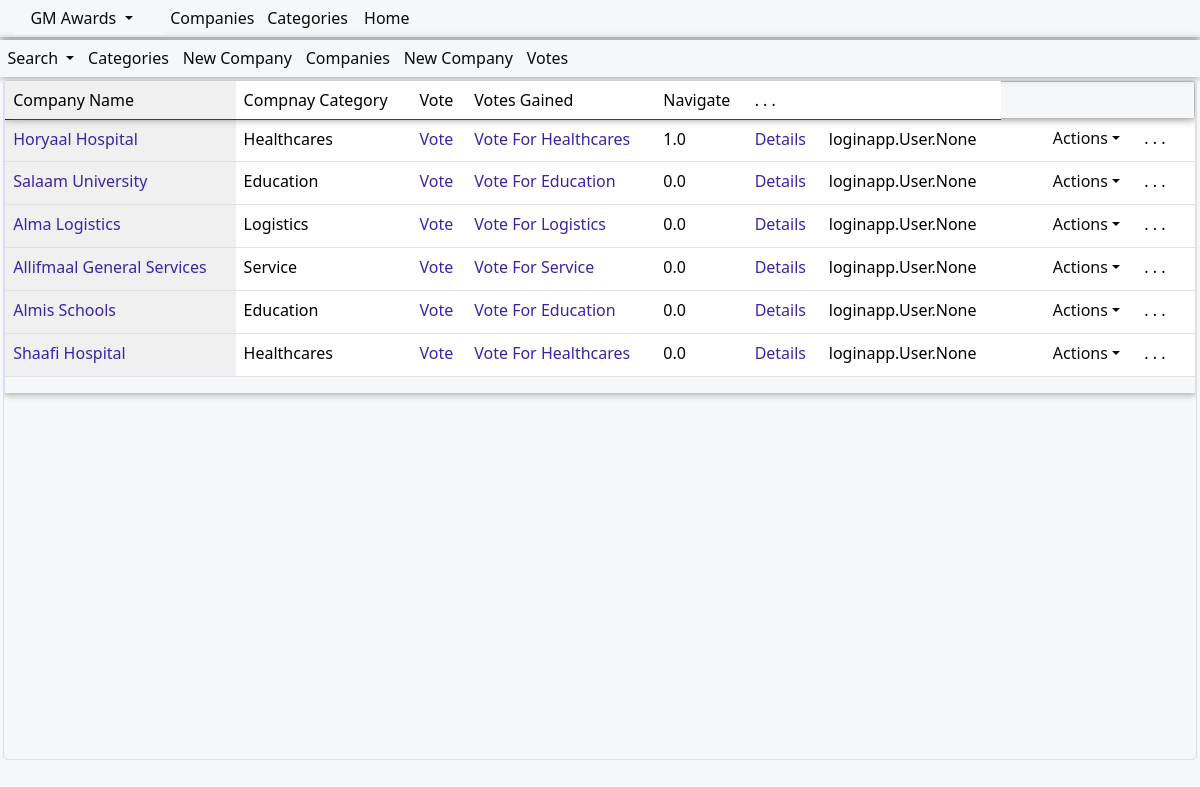
The page /Companies/ on the database as committed earlier.
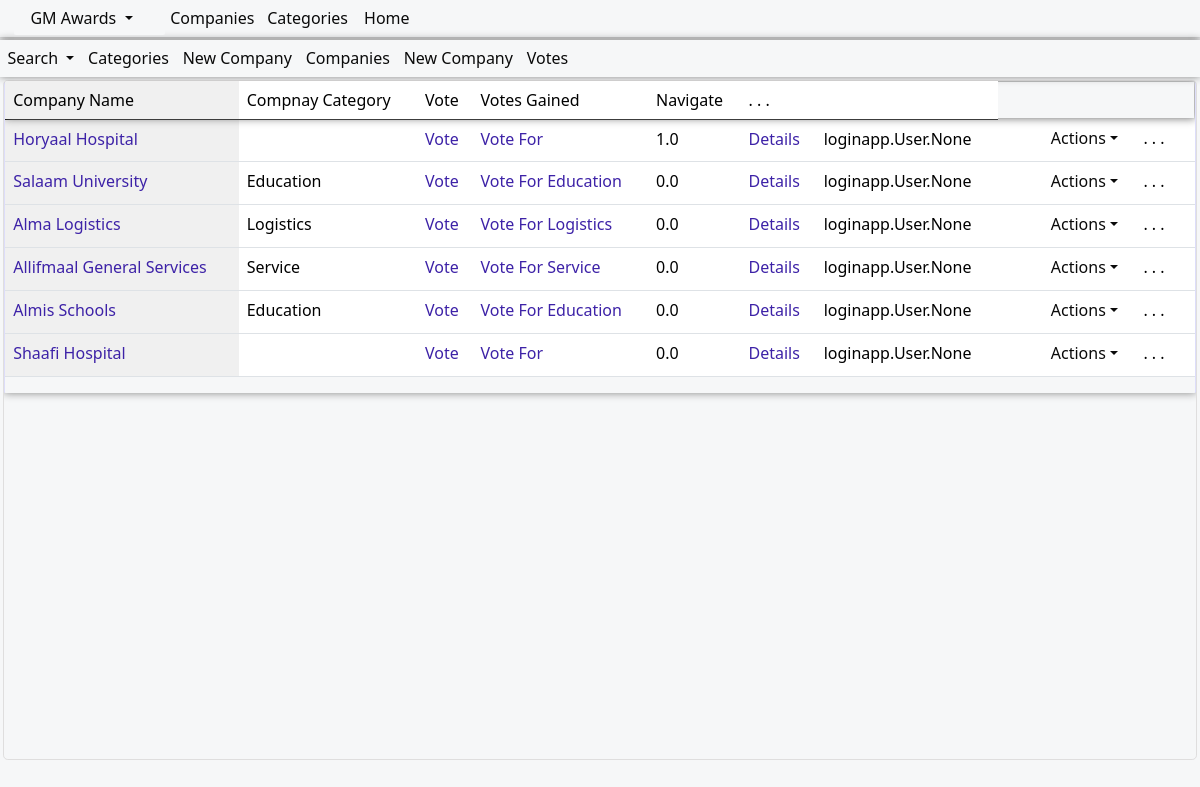
The same page on the database as committed later.
### awards/models.py (models this page shows, shortened)
class CompaniesModel(models.Model):
    name= models.CharField(max_length=100,blank=False,null=True)
    category = models.ForeignKey(CategoriesModel, on_delete=models.PROTECT, related_name='categores',null=False,blank=False)
    comments= models.CharField(null=True, blank=True, max_length=30)
    date=models.DateField(blank=True,null=True,auto_now_add=True)
    votes=models.DecimalField(max_digits=10,blank=True,null=True,decimal_places=1,default=0)
    voter = models.ManyToManyField(User,related_name='votersusers',null=True,blank=True)

class CategoriesModel(models.Model):
    name= models.CharField(max_length=30,blank=False,null=True)
    comments= models.CharField(null=True, blank=True, max_length=30)
    date=models.DateField(blank=True,null=True,auto_now_add=True)
    def __str__(self):
        return str(self.name)

### awards/views.py (the view)
# urls.py: path('Companies/', views.companies, name="companies"),
def companies(request):
        title="Companies"
        user=request.user
        print(user,"logged in ")
        allifqueryset=CompaniesModel.objects.all()
        for item in allifqueryset:
            print(item.voter)
        context = {
            "title":title,
            "allifqueryset":allifqueryset,
        }
        return render(request,'awards/companies/companies.html',context)
        error_context={'error_message': ex,}
        return render(request,'awards/error/error.html',error_context)

### awards/templates/awards/companies/companies.html (shortened to what this page needs)
{% extends 'awards/base/uimainbase/allifmaaluibase_public.html'%}
{% load humanize %}
{% block body %}
<div class="allifmaal-main-container">
<div class="card-header">
  <div class="row mt-12" >
  <div class="col-md-12">
  <div class="container-fluid amel-content-header">
    <div class="dropdown allifmaal-content-dropdown">
      <a class="dropdown-toggle" type="button" id="dropdownMenuButton1" data-bs-toggle="dropdown" aria-expanded="false">
      Search
      </a>
    </div>
    <a href="{% url 'awards:categories' %}">Categories</a>
    <a href="{% url 'awards:addCompany' %}">New Company</a>
    <a href="{% url 'awards:companies' %}">Companies</a>
    <a href="{% url 'awards:addCompany' %}">New Company</a>
    <a href="{% url 'awards:votes' %}">Votes</a>
  </div>
    </div>
    </div>
  </div>
    <div class="allifmaincontainer">
<div class="row mt-12">
  <div class="col-md-12">
  <div class="allif-scroll-table">
    <div class="table-responsive allif-full-table">
    <table class="table table-layout">
      <thead>
        <tr class="allif-table-header-row">
        <td class="allif-fix-table-col">Company Name</td>
        <td>Compnay Category</td>
        <td>Vote</td>
        <td>Votes Gained</td>
        <td>Navigate</td>
        <td> . . . </td>
        <td></td>
        </tr>
        </thead>
        <tbody class="allif-table-body">
        {% for item in allifqueryset %}
        <tr data-id="{{item.id}}">
        <td class="allif-fix-table-col"><a class="allif-table-links" href="{% url 'awards:editCompany' item.id %}">{{item.name}}</a></td>
        <td>
          {{item.category}}
        </td>
        <td class="allif-fix-table-col"><a class="allif-table-links" href="{% url 'awards:voteForCompany' item.id %}">Vote</a></td>
        <td class="allif-fix-table-col"><a class="allif-table-links" href="{% url 'awards:votecategory' item.category.id %}">Vote For {{item.category}}</a></td>
        <td>
          {{item.votes}}
        </td>
        <td class="allif-fix-table-col"><a class="allif-table-links" href="{% url 'awards:companyDetails' item.id %}">Details</a></td>
        <td>
          {% if item.voter != "None" %}
          {{item.voter}}
          {% endif %}
        </td>
        <td>
          <div class="form-check">
          </div>
        </td>
        <td>
          <div class="dropdown allifmaal-content-dropdown">
            <a href="#" onclick="showDropdown(event, this)" class="dropdown-toggle dropdown-item" type="button" id="dropdownMenuButton1" data-bs-toggle="dropdown" aria-expanded="false">Actions</a>
          </div>
        </td>
       <td> . . . </td>
       <td></td>
    </tr>
    {% endfor %}
      </tbody>
    </table>
    </div>
   </div>
</div>
</div>
</div>
</div>
  {% endblock %}

Rows that differ between the two databases and show on the page:
changed CompaniesModel "Horyaal Hospital": category "Healthcares" → (not shown)
changed CompaniesModel "Shaafi Hospital": category "Healthcares" → (not shown)
